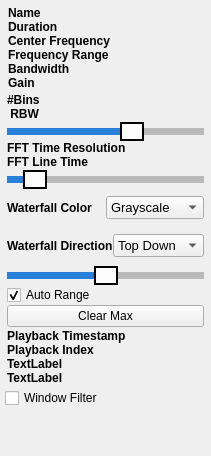
            <widget class="QWidget" name="tbInfo">
             <attribute name="title">
              <string>Info</string>
             </attribute>
             <layout class="QVBoxLayout" name="verticalLayout_7">
              <property name="spacing">
               <number>1</number>
              </property>
              <property name="leftMargin">
               <number>5</number>
              </property>
              <property name="topMargin">
               <number>3</number>
              </property>
              <property name="rightMargin">
               <number>5</number>
              </property>
              <property name="bottomMargin">
               <number>3</number>
              </property>
              <item>
               <widget class="QWidget" name="widgetBox" native="true">
                <property name="currentIndex" stdset="0">
                 <number>-1</number>
                </property>
                <property name="pageTitle" stdset="0">
                 <string>FFT / Waterfall</string>
                </property>
                <property name="isPageExpanded" stdset="0">
                 <bool>true</bool>
                </property>
                <layout class="QVBoxLayout" name="verticalLayout_6">
                 <property name="spacing">
                  <number>2</number>
                 </property>
                 <property name="leftMargin">
                  <number>2</number>
                 </property>
                 <property name="topMargin">
                  <number>2</number>
                 </property>
                 <property name="rightMargin">
                  <number>2</number>
                 </property>
                 <property name="bottomMargin">
                  <number>2</number>
                 </property>
                 <item>
                  <layout class="QVBoxLayout" name="StreamInfoLayout">
                   <property name="spacing">
                    <number>0</number>
                   </property>
                   <property name="leftMargin">
                    <number>1</number>
                   </property>
                   <property name="topMargin">
                    <number>1</number>
                   </property>
                   <property name="rightMargin">
                    <number>1</number>
                   </property>
                   <property name="bottomMargin">
                    <number>1</number>
                   </property>
                   <item>
                    <widget class="QLabel" name="lblName">
                     <property name="font">
                      <font>
                       <pointsize>9</pointsize>
                       <bold>true</bold>
                      </font>
                     </property>
                     <property name="text">
                      <string>Name</string>
                     </property>
                    </widget>
                   </item>
                   <item>
                    <widget class="QLabel" name="lblDuration">
                     <property name="font">
                      <font>
                       <pointsize>9</pointsize>
                       <bold>true</bold>
                      </font>
                     </property>
                     <property name="text">
                      <string>Duration</string>
                     </property>
                    </widget>
                   </item>
                   <item>
                    <widget class="QLabel" name="lblCenterFreq">
                     <property name="font">
                      <font>
                       <pointsize>9</pointsize>
                       <bold>true</bold>
                      </font>
                     </property>
                     <property name="text">
                      <string>Center Frequency </string>
                     </property>
                    </widget>
                   </item>
                   <item>
                    <widget class="QLabel" name="lblFreqRange">
                     <property name="font">
                      <font>
                       <pointsize>9</pointsize>
                       <bold>true</bold>
                      </font>
                     </property>
                     <property name="text">
                      <string>Frequency Range</string>
                     </property>
                    </widget>
                   </item>
                   <item>
                    <widget class="QLabel" name="lblBandwidth">
                     <property name="font">
                      <font>
                       <pointsize>9</pointsize>
                       <bold>true</bold>
                      </font>
                     </property>
                     <property name="text">
                      <string>Bandwidth</string>
                     </property>
                    </widget>
                   </item>
                   <item>
                    <widget class="QLabel" name="lblGain">
                     <property name="font">
                      <font>
                       <pointsize>9</pointsize>
                       <bold>true</bold>
                      </font>
                     </property>
                     <property name="text">
                      <string>Gain</string>
                     </property>
                    </widget>
                   </item>
                  </layout>
                 </item>
                 <item>
                  <layout class="QVBoxLayout" name="FFTWaterfallLayout">
                   <property name="spacing">
                    <number>0</number>
                   </property>
                   <property name="leftMargin">
                    <number>0</number>
                   </property>
                   <property name="topMargin">
                    <number>0</number>
                   </property>
                   <property name="rightMargin">
                    <number>0</number>
                   </property>
                   <property name="bottomMargin">
                    <number>0</number>
                   </property>
                   <item>
                    <widget class="QLabel" name="lblNumBinsRBW">
                     <property name="font">
                      <font>
                       <pointsize>9</pointsize>
                       <bold>true</bold>
                      </font>
                     </property>
                     <property name="text">
                      <string>#Bins </string>
                     </property>
                    </widget>
                   </item>
                   <item>
                    <widget class="QLabel" name="lblRBW">
                     <property name="font">
                      <font>
                       <pointsize>9</pointsize>
                       <bold>true</bold>
                      </font>
                     </property>
                     <property name="text">
                      <string> RBW </string>
                     </property>
                    </widget>
                   </item>
                   <item>
                    <widget class="QSlider" name="sldFFTRes">
                     <property name="minimumSize">
                      <size>
                       <width>0</width>
                       <height>20</height>
                      </size>
                     </property>
                     <property name="styleSheet">
                      <string notr="true">.QSlider {
    min-height: 20x;
    max-height: 20px;
}

.QSlider::groove:horizontal {
    border: 1px solid #262626;
    height: 5px;
    background: #505050;
    margin: 0 12px;
}

.QSlider::handle:horizontal {
    background: rgb(252, 252, 252);
    border: 2px solid black;
    width: 20px;
    height: 20px;
    margin: -7px -7px;
}
QSlider::sub-page
{
    background: rgb(41, 128, 218);
}

QSlider::add-page 
{
    background: rgb(186, 186, 186);
}

QSlider {
    height: 20px;
}</string>
                     </property>
                     <property name="minimum">
                      <number>0</number>
                     </property>
                     <property name="maximum">
                      <number>6</number>
                     </property>
                     <property name="pageStep">
                      <number>2</number>
                     </property>
                     <property name="value">
                      <number>4</number>
                     </property>
                     <property name="orientation">
                      <enum>Qt::Horizontal</enum>
                     </property>
                    </widget>
                   </item>
                   <item>
                    <widget class="QLabel" name="lblFFT_TimeRes">
                     <property name="font">
                      <font>
                       <pointsize>9</pointsize>
                       <bold>true</bold>
                      </font>
                     </property>
                     <property name="text">
                      <string>FFT Time Resolution</string>
                     </property>
                    </widget>
                   </item>
                   <item>
                    <widget class="QLabel" name="lblFFT_LineTime">
                     <property name="font">
                      <font>
                       <pointsize>9</pointsize>
                       <bold>true</bold>
                      </font>
                     </property>
                     <property name="text">
                      <string>FFT Line Time</string>
                     </property>
                    </widget>
                   </item>
                   <item>
                    <widget class="QSlider" name="sldFFTTimRes">
                     <property name="styleSheet">
                      <string notr="true">.QSlider {
    min-height: 20x;
    max-height: 20px;
}

.QSlider::groove:horizontal {
    border: 1px solid #262626;
    height: 5px;
    background: #505050;
    margin: 0 12px;
}

.QSlider::handle:horizontal {
    background: rgb(252, 252, 252);
    border: 2px solid black;
    width: 20px;
    height: 20px;
    margin: -7px -7px;
}
QSlider::sub-page
{
    background: rgb(41, 128, 218);
}

QSlider::add-page 
{
    background: rgb(186, 186, 186);
}

QSlider {
    height: 20px;
}</string>
                     </property>
                     <property name="maximum">
                      <number>16</number>
                     </property>
                     <property name="pageStep">
                      <number>2</number>
                     </property>
                     <property name="value">
                      <number>1</number>
                     </property>
                     <property name="orientation">
                      <enum>Qt::Horizontal</enum>
                     </property>
                    </widget>
                   </item>
                   <item>
                    <widget class="QWidget" name="widget_4" native="true">
                     <property name="minimumSize">
                      <size>
                       <width>0</width>
                       <height>38</height>
                      </size>
                     </property>
                     <layout class="QHBoxLayout" name="horizontalLayout_10">
                      <property name="spacing">
                       <number>0</number>
                      </property>
                      <property name="leftMargin">
                       <number>0</number>
                      </property>
                      <property name="topMargin">
                       <number>0</number>
                      </property>
                      <property name="rightMargin">
                       <number>0</number>
                      </property>
                      <property name="bottomMargin">
                       <number>0</number>
                      </property>
                      <item>
                       <widget class="QLabel" name="lblWaterfallColorScheme">
                        <property name="maximumSize">
                         <size>
                          <width>139</width>
                          <height>16777215</height>
                         </size>
                        </property>
                        <property name="font">
                         <font>
                          <bold>true</bold>
                         </font>
                        </property>
                        <property name="text">
                         <string>Waterfall Color </string>
                        </property>
                       </widget>
                      </item>
                      <item>
                       <widget class="QComboBox" name="cmbWaterfallScheme">
                        <property name="font">
                         <font>
                          <pointsize>10</pointsize>
                          <italic>false</italic>
                          <bold>false</bold>
                         </font>
                        </property>
                        <item>
                         <property name="text">
                          <string>Grayscale</string>
                         </property>
                        </item>
                        <item>
                         <property name="text">
                          <string>Hot</string>
                         </property>
                        </item>
                        <item>
                         <property name="text">
                          <string>Cold</string>
                         </property>
                        </item>
                        <item>
                         <property name="text">
                          <string>Night</string>
                         </property>
                        </item>
                        <item>
                         <property name="text">
                          <string>Candy</string>
                         </property>
                        </item>
                        <item>
                         <property name="text">
                          <string>Geography</string>
                         </property>
                        </item>
                        <item>
                         <property name="text">
                          <string>Ion</string>
                         </property>
                        </item>
                        <item>
                         <property name="text">
                          <string>Thermal</string>
                         </property>
                        </item>
                        <item>
                         <property name="text">
                          <string>Polar</string>
                         </property>
                        </item>
                        <item>
                         <property name="text">
                          <string>Spectrum</string>
                         </property>
                        </item>
                        <item>
                         <property name="text">
                          <string>Jet</string>
                         </property>
                        </item>
                        <item>
                         <property name="text">
                          <string>Hues</string>
                         </property>
                        </item>
                       </widget>
                      </item>
                     </layout>
                    </widget>
                   </item>
                   <item>
                    <widget class="QWidget" name="wgtWaterfallDirection" native="true">
                     <property name="minimumSize">
                      <size>
                       <width>0</width>
                       <height>38</height>
                      </size>
                     </property>
                     <layout class="QHBoxLayout" name="horizontalLayout_2">
                      <property name="spacing">
                       <number>0</number>
                      </property>
                      <property name="leftMargin">
                       <number>0</number>
                      </property>
                      <property name="topMargin">
                       <number>0</number>
                      </property>
                      <property name="rightMargin">
                       <number>0</number>
                      </property>
                      <property name="bottomMargin">
                       <number>0</number>
                      </property>
                      <item>
                       <widget class="QLabel" name="lblWaterDir">
                        <property name="font">
                         <font>
                          <bold>true</bold>
                         </font>
                        </property>
                        <property name="text">
                         <string>Waterfall Direction</string>
                        </property>
                       </widget>
                      </item>
                      <item>
                       <widget class="QComboBox" name="cmbWaterDir">
                        <property name="font">
                         <font>
                          <pointsize>10</pointsize>
                         </font>
                        </property>
                        <item>
                         <property name="text">
                          <string>Top Down</string>
                         </property>
                        </item>
                        <item>
                         <property name="text">
                          <string>Bottom Up</string>
                         </property>
                        </item>
                       </widget>
                      </item>
                     </layout>
                    </widget>
                   </item>
                   <item>
                    <widget class="ctkRangeSlider" name="sldWaterRange">
                     <property name="styleSheet">
                      <string notr="true">.QSlider {
    min-height: 20x;
    max-height: 20px;
}

.QSlider::groove:horizontal {
    border: 1px solid #262626;
    height: 5px;
    background: #505050;
    margin: 0 12px;
}

.QSlider::handle:horizontal {
    background: rgb(252, 252, 252);
    border: 2px solid black;
    width: 20px;
    height: 20px;
    margin: -7px -7px;
}
QSlider::sub-page
{
    background: rgb(41, 128, 218);
}

QSlider::add-page 
{
    background: rgb(186, 186, 186);
}

QSlider {
    height: 20px;
}</string>
                     </property>
                     <property name="minimum">
                      <number>-150</number>
                     </property>
                     <property name="maximum">
                      <number>-30</number>
                     </property>
                     <property name="value">
                      <number>-90</number>
                     </property>
                     <property name="orientation">
                      <enum>Qt::Horizontal</enum>
                     </property>
                    </widget>
                   </item>
                   <item>
                    <widget class="QCheckBox" name="chkAutoRange">
                     <property name="text">
                      <string>Auto Range</string>
                     </property>
                     <property name="checked">
                      <bool>true</bool>
                     </property>
                    </widget>
                   </item>
                   <item>
                    <widget class="QPushButton" name="cmdClearMax">
                     <property name="text">
                      <string>Clear Max</string>
                     </property>
                    </widget>
                   </item>
                  </layout>
                 </item>
                 <item>
                  <layout class="QVBoxLayout" name="TimeFreqStampLayout">
                   <property name="spacing">
                    <number>0</number>
                   </property>
                   <property name="leftMargin">
                    <number>0</number>
                   </property>
                   <property name="topMargin">
                    <number>0</number>
                   </property>
                   <property name="rightMargin">
                    <number>0</number>
                   </property>
                   <property name="bottomMargin">
                    <number>0</number>
                   </property>
                   <item>
                    <widget class="QLabel" name="lblPlaybackTimestamp">
                     <property name="font">
                      <font>
                       <pointsize>9</pointsize>
                       <bold>true</bold>
                      </font>
                     </property>
                     <property name="text">
                      <string>Playback Timestamp</string>
                     </property>
                    </widget>
                   </item>
                   <item>
                    <widget class="QLabel" name="lblPlaybackIndex">
                     <property name="font">
                      <font>
                       <pointsize>9</pointsize>
                       <bold>true</bold>
                      </font>
                     </property>
                     <property name="text">
                      <string>Playback Index</string>
                     </property>
                    </widget>
                   </item>
                   <item>
                    <widget class="QLabel" name="lblMOTime">
                     <property name="font">
                      <font>
                       <bold>true</bold>
                      </font>
                     </property>
                     <property name="text">
                      <string>TextLabel</string>
                     </property>
                    </widget>
                   </item>
                   <item>
                    <widget class="QLabel" name="lblMOFreq">
                     <property name="font">
                      <font>
                       <bold>true</bold>
                      </font>
                     </property>
                     <property name="text">
                      <string>TextLabel</string>
                     </property>
                    </widget>
                   </item>
                  </layout>
                 </item>
                </layout>
               </widget>
              </item>
              <item>
               <widget class="QCheckBox" name="chkWindowFilter">
                <property name="text">
                 <string>Window Filter</string>
                </property>
                <property name="checked">
                 <bool>false</bool>
                </property>
               </widget>
              </item>
              <item>
               <spacer name="verticalSpacer_4">
                <property name="orientation">
                 <enum>Qt::Vertical</enum>
                </property>
                <property name="sizeHint" stdset="0">
                 <size>
                  <width>20</width>
                  <height>40</height>
                 </size>
                </property>
               </spacer>
              </item>
              <item>
               <widget class="QWidget" name="wgtShowControls2" native="true">
                <layout class="QHBoxLayout" name="horizontalLayout_6">
                 <property name="spacing">
                  <number>2</number>
                 </property>
                 <property name="leftMargin">
                  <number>2</number>
                 </property>
                 <property name="topMargin">
                  <number>2</number>
                 </property>
                 <property name="rightMargin">
                  <number>2</number>
                 </property>
                 <property name="bottomMargin">
                  <number>2</number>
                 </property>
                </layout>
               </widget>
              </item>
             </layout>
            </widget>
